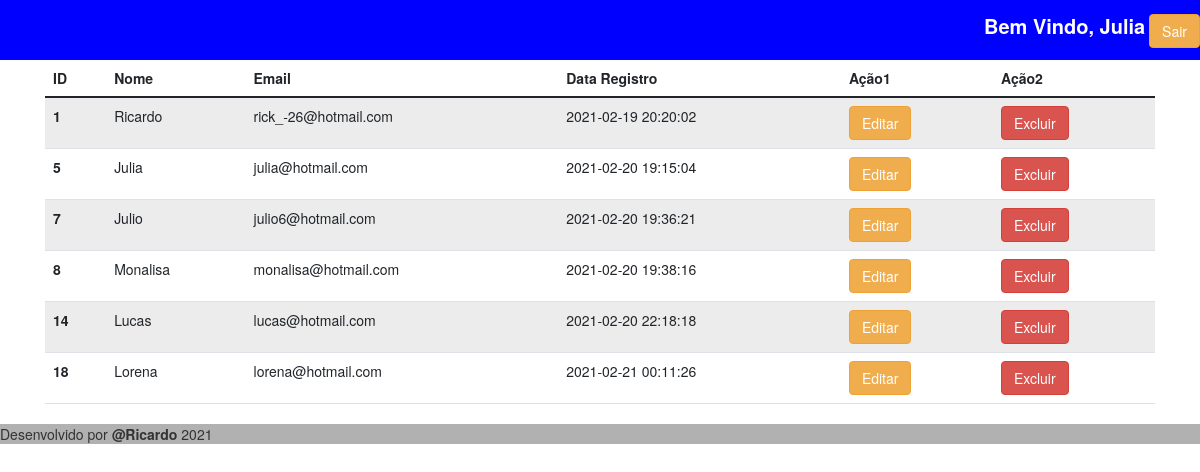
The page /views/app.php (signed in) on the database its author committed.
### tables this page shows
CREATE TABLE `usuario` (
  `id` int(11) NOT NULL,
  `email` varchar(60) NOT NULL,
  `senha` varchar(60) NOT NULL,
  `registro` datetime DEFAULT NULL,
  `nome` varchar(60) DEFAULT NULL
);

### views/app.php (called while the page is built)
<?php
include '../views/template/Header.php';
include '../views/template/Content.php';
include '../views/template/Footer.php';
?>

### apis/user.php (called while the page is built, shortened)
<?php
class Usuario{
    public function Listar(){
        include '../config/conexao.php';
        $sql = "select id, nome,email,senha,registro from usuario";
        $result = $conexao->query($sql);
        $listar = array();
		while($linha = $result->fetch_array())
		{
			$listar[] = $linha;
		}
		return $listar;
    }
}
?>

### views/template/Content.php (the view, shortened to what this page needs)
<head>
  <link rel="stylesheet" href="https://maxcdn.bootstrapcdn.com/bootstrap/3.4.1/css/bootstrap.min.css">
</head>
<div class="container">
<table class="table table-striped">
  <thead>
    <tr>
      <th scope="col">ID</th>
      <th scope="col">Nome</th>
      <th scope="col">Email</th>
      <th scope="col">Data Registro</th>
      <th scope="col">Ação1</th>
      <th scope="col">Ação2</th>
    </tr>
  </thead>
  <tbody>
  <?php
    include("../apis/user.php");
    $user = new Usuario();
    $listar = $user->Listar();
    foreach ($listar as $key => $value) {
    ?>
    <tr>
      <th scope="row"><?php echo $value['id']?></th>
      <td><?php echo $value['nome']?></td>
      <td><?php echo $value['email']?></td>
      <td><?php echo $value['registro']?></td>
      <td><button type="button" onclick="passarValor('<?php echo $value['id'];?>','<?php echo $value['nome'];?>','<?php echo $value['email'];?>','<?php echo $value['senha'];?>')" class="btn btn-warning" data-toggle="modal" data-target="#myModal">Editar</button></td>
        <td><a href="../config/controllers/controller.php?operacao=excluir&id=<?php echo $value['id']?>" type="button" class="btn btn-danger">Excluir</a></td>
    </tr>
    <?php
    }
    ?>
  </tbody>
</table>
  </div>

### rows shown on the page
usuario: id "1", nome "Ricardo", email "rick_-26@hotmail.com", registro "2021-02-19 20:20:02"
usuario: id "5", nome "Julia", email "julia@hotmail.com", registro "2021-02-20 19:15:04"
usuario: id "7", nome "Julio", email "julio6@hotmail.com", registro "2021-02-20 19:36:21"
usuario: id "8", nome "Monalisa", email "monalisa@hotmail.com", registro "2021-02-20 19:38:16"
usuario: id "14", nome "Lucas", email "lucas@hotmail.com", registro "2021-02-20 22:18:18"
usuario: id "18", nome "Lorena", email "lorena@hotmail.com", registro "2021-02-21 00:11:26"

### other values the page prints
$logado "Julia"
